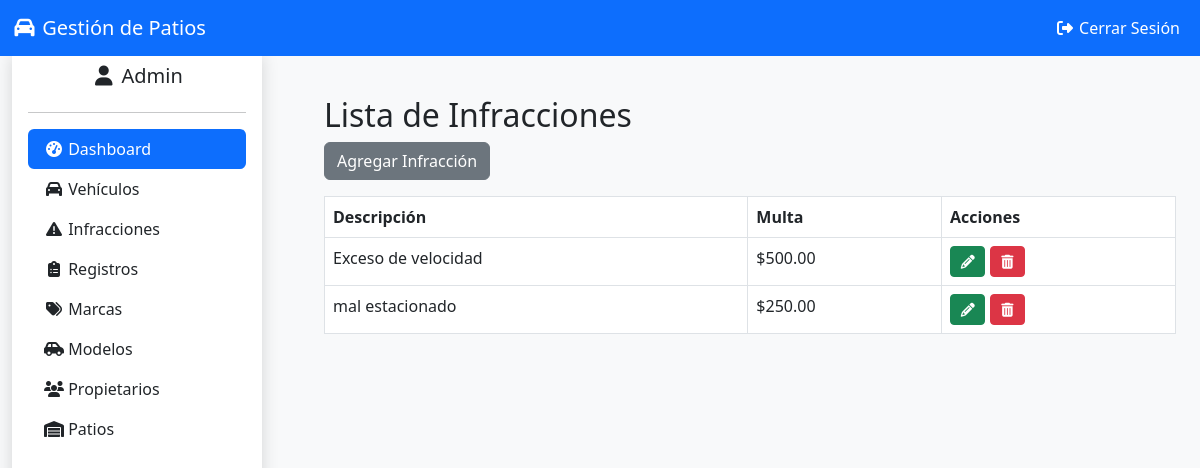
The app's page /infracciones (signed in) with its own data.
### tables this page shows
CREATE TABLE `infracciones` (
  `id` int(11) NOT NULL,
  `descripcion` varchar(255) NOT NULL,
  `multa` decimal(10,2) NOT NULL
);

### controllers/InfraccionController.php (called while the page is built, shortened)
<?php
require_once __DIR__ . "/../models/Infraccion.php";
class InfraccionController
{
    private $infraccionModel;
    public function __construct()
    {
        $this->infraccionModel = new Infraccion();
    }
    public function index()
    {
        $infracciones = $this->infraccionModel->getAll();
        require_once __DIR__ . "/../views/infracciones/index.php";
    }
}

### public/index.php (called while the page is built, shortened)
<?php
require_once __DIR__ . '/../routes/routes.php';

### config/database.php (called while the page is built)
<?php
class Database
{
    private static $host = "localhost";
    private static $dbname = "gestion_patios";
    private static $username = "root";
    private static $password = "";
    private static $pdo = null;
    public static function connect()
    {
        if (self::$pdo === null) {
            try {
                self::$pdo = new PDO("mysql:host=" . self::$host . ";dbname=" . self::$dbname, self::$username, self::$password);
                self::$pdo->setAttribute(PDO::ATTR_ERRMODE, PDO::ERRMODE_EXCEPTION);
            } catch (PDOException $e) {
                die("Error de conexión: " . $e->getMessage());
            }
        }
        return self::$pdo;
    }
}

### models/BaseModel.php (called while the page is built, shortened)
<?php
require_once __DIR__ . '/../config/database.php';
class BaseModel
{
    public function __construct()
    {
        $this->db = Database::connect();
    }
}

### models/Infraccion.php (called while the page is built, shortened)
<?php
require_once __DIR__ . "/BaseModel.php";
class Infraccion extends BaseModel
{
    public function getAll()
    {
        $stmt = $this->db->prepare("SELECT * FROM infracciones");
        $stmt->execute();
        return $stmt->fetchAll(PDO::FETCH_ASSOC);
    }
}

### views/infracciones/index.php (the view, shortened to what this page needs)
<?php include __DIR__ . "/../layouts/header.php"; ?>
<?php include __DIR__ . "/../layouts/navbar.php"; ?>
<div class="container-fluid mt-5">
    <div class="row">
        <div class="col-3">
            <?php include __DIR__ . "/../layouts/sidebar.php"; ?>
        </div>
        <div class="col-9">
            <div class="container mt-5">
                <h2>Lista de Infracciones</h2>
                <a href="/gestionpatios/infracciones/create" class="btn btn-secondary mb-3">Agregar Infracción</a>
                <table class="table table-bordered">
                    <thead>
                        <tr>
                            <th>Descripción</th>
                            <th>Multa</th>
                            <th>Acciones</th>
                        </tr>
                    </thead>
                    <tbody>
                        <?php foreach ($infracciones as $infraccion): ?>
                            <tr>
                                <td><?php echo htmlspecialchars($infraccion["descripcion"]); ?></td>
                                <td>$<?php echo number_format($infraccion["multa"], 2); ?></td>
                                <td>
                                    <a href="/gestionpatios/infracciones/edit?id=<?php echo $infraccion["id"]; ?>" class="btn btn-success btn-sm"><i class="fa fa-pencil" aria-hidden="true"></i></a>
                                    <a href="/gestionpatios/infracciones/delete?id=<?php echo $infraccion["id"]; ?>" class="btn btn-danger btn-sm" onclick="return confirm('¿Seguro que quieres eliminar esta infracción?');"><i class="fa fa-trash" aria-hidden="true"></i></a>
                                </td>
                            </tr>
                        <?php endforeach; ?>
                    </tbody>
                </table>
            </div>
        </div>
    </div>
</div>
<?php include __DIR__ . "/../layouts/footer.php"; ?>

### records on screen
infracciones: descripcion "Exceso de velocidad", multa "500.00"
infracciones: descripcion "mal estacionado", multa "250.00"

### other values on screen
$usuario["nombre"] "Admin"
